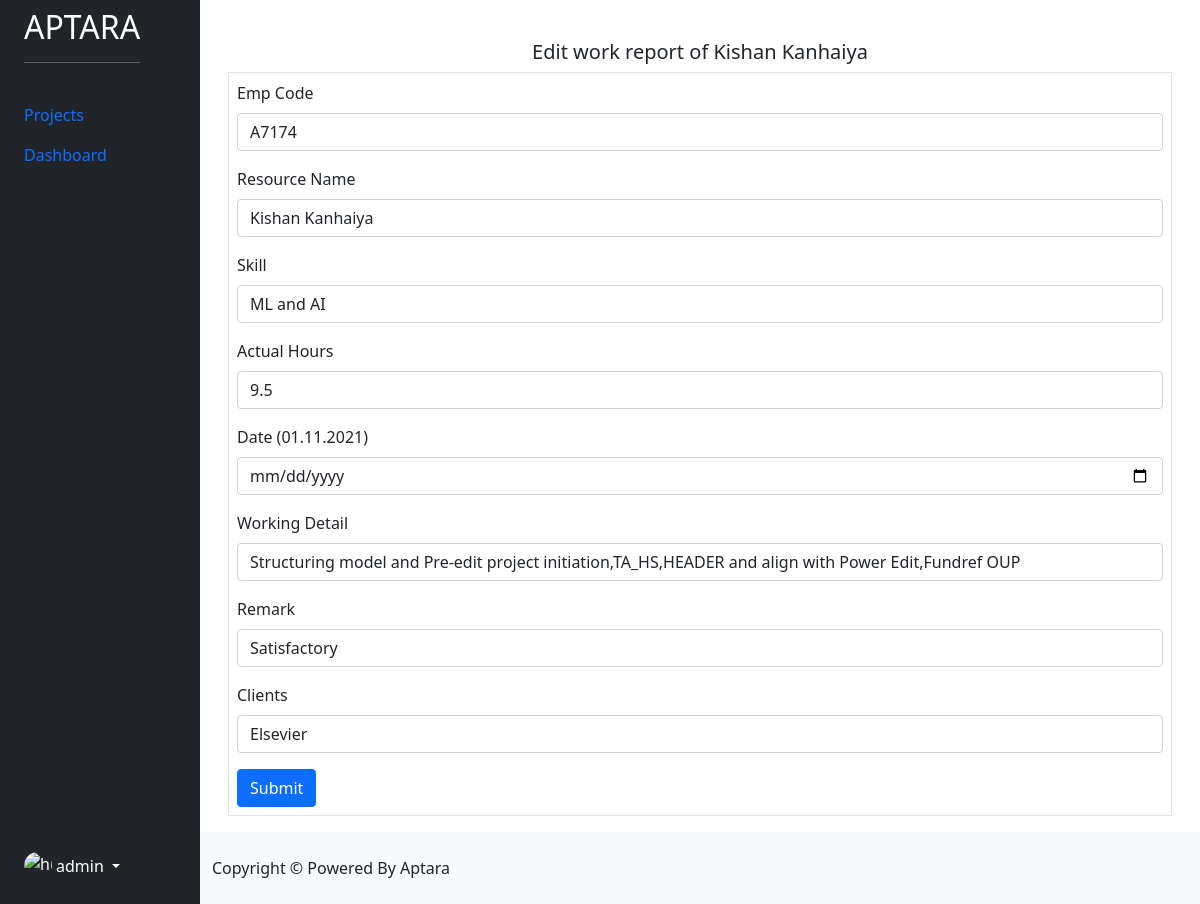
The app's page /edit-work-report/81 (signed in) with its own data.
### ai_dashboard/models.py (models this page shows)
class WorkReport(models.Model):
    emp_code = models.CharField(max_length=500, blank=True)
    resource_name = models.CharField(max_length=500, blank=True)
    skill = models.CharField(max_length=500, blank=True)
    actual_hours = models.CharField(max_length=500, blank=True)
    date = models.CharField(max_length=500, blank=True)
    work_details = models.CharField(max_length=500, blank=True)
    remark = models.CharField(max_length=500, blank=True)
    clients = models.CharField(max_length=500, blank=True)

### ai_dashboard/views.py (the view)
# urls.py: path('edit-work-report/<int:id>', views.edit_work_report, name='edit-work-report'),
@login_required(login_url='/login/')
def edit_work_report(request, id):
    reports = WorkReport.objects.filter(id=id)
    if request.method == "POST":
        instance = get_object_or_404(WorkReport, id=id)
        form = WorkReportForm(request.POST or None, instance=instance)
        if form.is_valid():
            form.save()
            return redirect(dashboard)
    context = {
        'reports': reports,
    }
    return render(request, 'edit_work_report.html', context)

### templates/edit_work_report.html (shortened to what this page needs)
{% extends 'base.html' %}
{% block content %}
{% for report in reports %}
<div class="container p-3">
    <h5 class="text-center">Edit work report of {{ report.resource_name }}</h4>
    <form action="/edit-work-report/{{ report.id }}" method="post" class="p-2 border">
        <div class="mb-3">
            <label for="EmpCode" class="form-label">Emp Code</label>
            <input type="text" class="form-control" id="EmpCode" name="emp_code" value="{{ report.emp_code }}">
        </div>
        <div class="mb-3">
            <label for="ResourceName" class="form-label">Resource Name</label>
            <input type="text" class="form-control" id="ResourceName" name="resource_name" value="{{ report.resource_name }}">
        </div>
        <div class="mb-3">
            <label for="Skill" class="form-label">Skill</label>
            <input type="text" class="form-control" id="Skill" name="skill" value="{{ report.skill }}">
        </div>
        <div class="mb-3">
            <label for="ActualHours" class="form-label">Actual Hours</label>
            <input type="text" class="form-control" id="ActualHours" name="actual_hours" value="{{ report.actual_hours }}">
        </div>
        <div class="mb-3">
            <label for="Date" class="form-label">Date ({{ report.date }})</label>
            <input type="Date" class="form-control" id="Date" name="date" value="{{ report.date }}">
        </div>
        <div class="mb-3">
            <label for="WorkingDetail" class="form-label">Working Detail</label>
            <input type="text" class="form-control" id="WorkingDetail" name="work_details" value="{{ report.work_details }}">
        </div>
        <div class="mb-3">
            <label for="Remark" class="form-label">Remark</label>
            <input type="text" class="form-control" id="Remark" name="remark" value="{{ report.remark }}">
        </div>
        <div class="mb-3">
            <label for="Clients" class="form-label">Clients</label>
            <input type="text" class="form-control" id="Clients" name="clients" value="{{ report.clients }}">
        </div>
        <button type="submit" class="btn btn-primary">Submit</button>
    </form>
</div>
{% endfor %}
{% endblock %}

### templates/base.html (shortened to what this page needs)
<!DOCTYPE html>
<html lang="en">
  <head>
    {% load static %}
    <link
      href="https://cdn.jsdelivr.net/npm/bootstrap@5.0.2/dist/css/bootstrap.min.css"
      rel="stylesheet"
    />
    <link
      rel="stylesheet"
      href="https://cdnjs.cloudflare.com/ajax/libs/font-awesome/6.0.0-beta2/css/all.min.css"
    />
    <link rel="stylesheet" href="{% static 'css/style.css' %}" />
  </head>
  <body>
    <div class="container-fluid overflow-hidden">
      <div class="row vh-100 overflow-auto">
        <div
          class="col-12 col-sm-3 col-xl-2 px-sm-2 px-0 bg-dark d-flex sticky-top"
        >
          <div
            class="d-flex flex-sm-column flex-row flex-grow-1 align-items-center align-items-sm-start px-3 pt-2 text-white"
          >
            <a
              href="/dashboard/"
              class="d-flex align-items-center pb-sm-3 mb-md-0 me-md- text-white text-decoration-none"
            >
              <span class="fs-5">
                <h2>APTARA</h2>
                <hr />
              </span>
            </a>
            <ul
              class="nav nav-pills flex-sm-column flex-row flex-nowrap flex-shrink-1 flex-sm-grow-0 flex-grow-1 mb-sm-auto mb-0 justify-content-center align-items-center align-items-sm-start"
              id="menu"
            >
              <li>
                <a href="{% url 'projects' %}" class="nav-link px-sm-0 px-2">
                  Projects
                </a>
              </li>
              <li>
                <a href="{% url 'dashboard' %}" class="nav-link px-sm-0 px-2">
                  Dashboard
                </a>
              </li>
            </ul>
            <div
              class="dropdown py-sm-4 mt-sm-auto ms-auto ms-sm-0 flex-shrink-1"
            >
              <a
                href="#"
                class="d-flex align-items-center text-white text-decoration-none dropdown-toggle"
                id="dropdownUser1"
                data-bs-toggle="dropdown"
                aria-expanded="false"
              >
                <img
                  src="https://github.com/mdo.png"
                  alt="hugenerd"
                  width="28"
                  height="28"
                  class="rounded-circle"
                />
                <span class="d-none d-sm-inline mx-1">
                  {% if user.is_authenticated %} {{ user }} {% else %} sign in
                  {% endif %}
                </span>
              </a>
            </div>
          </div>
        </div>
        <div class="col d-flex flex-column h-sm-100">
          <main class="row overflow-auto">
            <div class="col pt-4">
               {% block content %} {% endblock %}
            </div>
          </main>
          <footer class="row bg-light py-4 mt-auto">
            <div class="col">Copyright &copy; Powered By Aptara</div>
          </footer>
        </div>
      </div>
    </div>
  </body>
</html>

### static/css/style.css (style rules this page uses)
@media (min-width: 576px) { .h-sm-100 { height: 100%; } }

### records on screen
WorkReport: resource_name "Kishan Kanhaiya", emp_code "A7174", skill "ML and AI", actual_hours "9.5", date "01.11.2021", work_details "Structuring model and Pre-edit project initiation,TA_HS,HEADER and align with Power Edit,Fundref OUP", remark "Satisfactory", clients "Elsevier"

### other values on screen
{{ user }} "admin"
